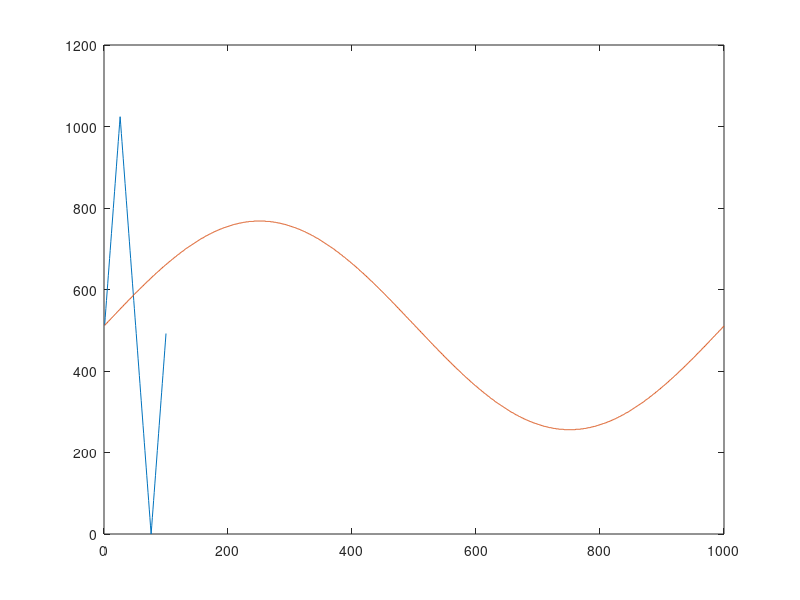

Write the MATLAB code that produced this figure.
clc;
close all;
clear;
%%triangle wave
k=1/50;
t0=0:1:24;
t1=25:1:49;
a0=k*t0;
a1=k*t1;
t2=50:1:99;
a2=1-k*(t2-50);
a=[a1,a2,a0];
t=[t0,t1,t2];
y0=round(a*1024);
 plot (y0)
 hold on
%%sine wave
 t3=0:1:999;
 A=0.25*sin(2*pi*t3/1000)+0.5;% 1000Hz
y1=round(A*1024);
plot(y1)
%%
l1=length(t);%三角波的长度
l2=length(t3);%正弦波的序列长度


%%生成文件三角波coe文件
fid1=fopen('triwave.coe','w+');
fprintf(fid1,'memory_initialization_radix = 16;\n');
fprintf(fid1,'memory_initialization_vector =\n');
for i=1:l1-1
fprintf(fid1,'%x',y0(i));
fprintf(fid1,',\n');
end
fprintf(fid1,'%x',y0(l1));
fprintf(fid1,';');
fclose(fid1);

%%生成正弦波coe文件
fid1=fopen('sinwave.coe','w+');
fprintf(fid1,'memory_initialization_radix = 16;\n');
fprintf(fid1,'memory_initialization_vector =\n');
for i=1:l2-1
fprintf(fid1,'%x',y1(i));
fprintf(fid1,',\n');
end
fprintf(fid1,'%x',y1(l1));
fprintf(fid1,';');
fclose(fid1);
